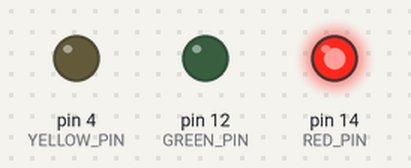
A sketch run on a simulated Arduino Uno, built with avr-gcc and run on an emulated ATmega328P. Shown: output pins drawn as LEDs (lit = HIGH).

Above: at 1.0 s.
At 3.5 s:
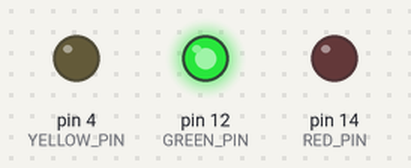
At 7.5 s:
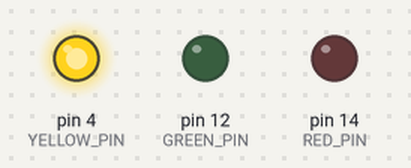
Timing chart, 0 to 13.0 s (numbered marks = the images above):
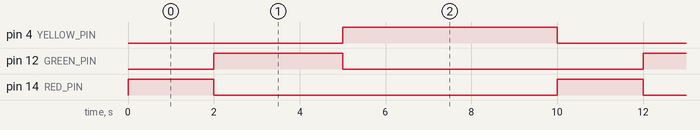

The sketch:

Project-b-Traffic-Light-Controller.ino
```cpp
//Traffic lights code

//Defining pins we want to connect to
const int RED_PIN = 14;
const int GREEN_PIN = 12;
const int YELLOW_PIN = 4;

const int DELAY_TIME = 3000;


//The setup runs only once when the device is turned on ie the microcontroller connecting to wifi, defination of pins etc
void setup() {
//Initializing the pins as outputs
pinMode(RED_PIN, OUTPUT);
pinMode(GREEN_PIN, OUTPUT);
pinMode(YELLOW_PIN, OUTPUT);

//Giving a smooth output of all LEDs off before proceeding to the loop function
digitalWrite(RED_PIN, LOW);
digitalWrite(GREEN_PIN, LOW);
digitalWrite(YELLOW_PIN, LOW);
}


/// The loop functions runs infinetely (forever)
void loop() {
//Red LED
digitalWrite(RED_PIN, HIGH); // High means power is sent to the pin thus the LED goes on and the opposite is true thus red is on
digitalWrite(GREEN_PIN, LOW);
digitalWrite(YELLOW_PIN, LOW);
delay(2000);

//GREEN LED
digitalWrite(RED_PIN, LOW);
digitalWrite(GREEN_PIN, HIGH);
digitalWrite(YELLOW_PIN, LOW);
delay(DELAY_TIME);

//YELLOW LED
digitalWrite(RED_PIN, LOW);
digitalWrite(GREEN_PIN, LOW);
digitalWrite(YELLOW_PIN, HIGH);
delay(5000);
}
```

Measured:
- by itself, pin 4 (YELLOW_PIN): alternates HIGH for 5.0 s and LOW for 5.0 s
- by itself, pin 12 (GREEN_PIN): alternates HIGH for 3.0 s and LOW for 7.0 s
- by itself, pin 14 (RED_PIN): alternates HIGH for 2.0 s and LOW for 8.0 s
